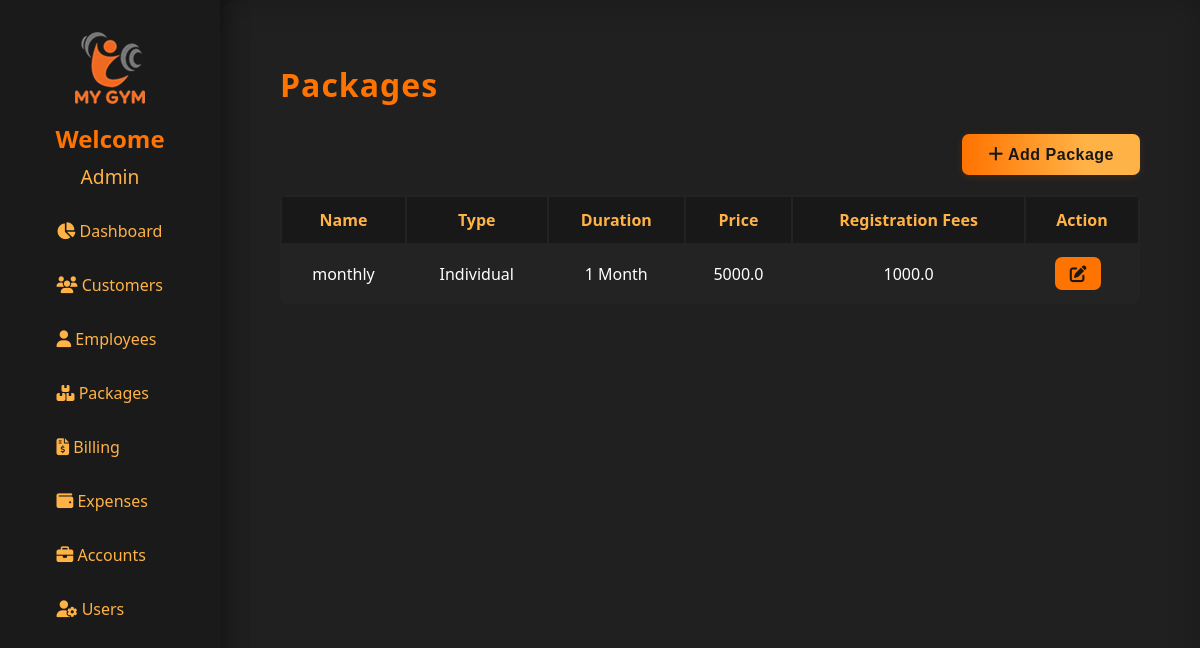
Before: /packages (signed in) with the older database file.
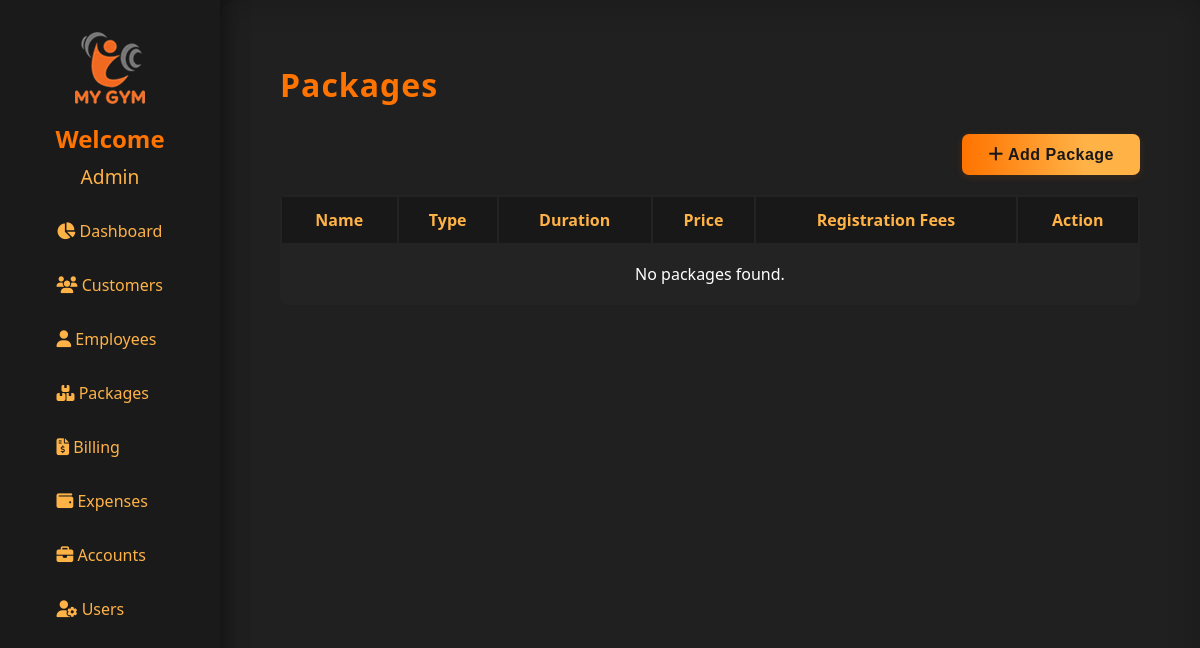
After: the same page with the newer database file.
### models.py (models this page shows)
class Packages(db.Model):
    id = db.Column(db.Integer, primary_key=True)
    package_name = db.Column(db.String(100), nullable=False)
    package_type = db.Column(db.String(50), nullable=False)  # e.g., 'Individual' or 'Personal'
    package_duration = db.Column(db.String(50), nullable=False)  # e.g., '1 Month', '6 Months'
    package_price = db.Column(db.Integer, nullable=False)
    registration_fees = db.Column(db.Integer, nullable=False)
    created_at = db.Column(db.DateTime, default=datetime.utcnow)
    updated_at = db.Column(db.DateTime, default=datetime.utcnow, onupdate=datetime.utcnow)

### app.py (the view, shortened to what this page needs)
@app.route('/packages', methods=['GET', 'POST'])
@login_required
def packages():
    all_packages = Packages.query.order_by(Packages.id.desc()).all()
    return render_template('packages.html', packages=all_packages)

### app.py (called while the page is built)
@login_manager.user_loader
def load_user(user_id):
    return db.session.get(User, int(user_id))

### templates/packages.html (shortened to what this page needs)
{% extends "base.html" %}
{% block content %}
<h1 style="color:#ff7300; letter-spacing:1px; margin-bottom: 28px;">Packages</h1>
<div style="display: flex; justify-content: flex-end; align-items: center; margin-bottom: 20px;">
    <button class="leet-btn" onclick="openAddModal()" style="width:auto; padding:12px 26px; font-size:1em;">
        <i class="fa fa-plus"></i> Add Package
    </button>
</div>
<table style="width:100%; background:#232323; border-radius:8px; overflow:hidden;">
    <thead>
        <tr style="background:#181818; color:#ffb347;">
            <th style="padding:12px;">Name</th>
            <th style="padding:12px;">Type</th>
            <th style="padding:12px;">Duration</th>
            <th style="padding:12px;">Price</th>
            <th style="padding:12px;">Registration Fees</th>
            <th style="padding:12px;">Action</th>
        </tr>
    </thead>
    <tbody>
        {% for pkg in packages %}
        <tr style="text-align:center; border-bottom:1px solid #292929;">
            <td style="padding:12px;">{{ pkg.package_name }}</td>
            <td style="padding:12px;">{{ pkg.package_type }}</td>
            <td style="padding:12px;">{{ pkg.package_duration }}</td>
            <td style="padding:12px;">{{ pkg.package_price }}</td>
            <td style="padding:12px;">{{ pkg.registration_fees }}</td>
            <td style="padding:12px;">
            <button class="leetpk-btn edit-btn" onclick="openUpdateModal({{ pkg.id }}, '{{ pkg.package_name }}', '{{ pkg.package_type }}', '{{ pkg.package_duration }}', '{{ pkg.package_price }}', '{{ pkg.registration_fees }}')">
                <i class="fa fa-edit"></i>
            </button>
        </td>
        </tr>
        {% else %}
        <tr>
            <td colspan="6" style="padding:18px; text-align:center;">No packages found.</td>
        </tr>
        {% endfor %}
    </tbody>
</table>
{% endblock %}

Changed rows visible on the page:
removed Packages: package_name "monthly", package_type "Individual", package_duration "1 Month", package_price "5000.0", registration_fees "1000.0"
Other visible differences:
text now shown: "No packages found."
